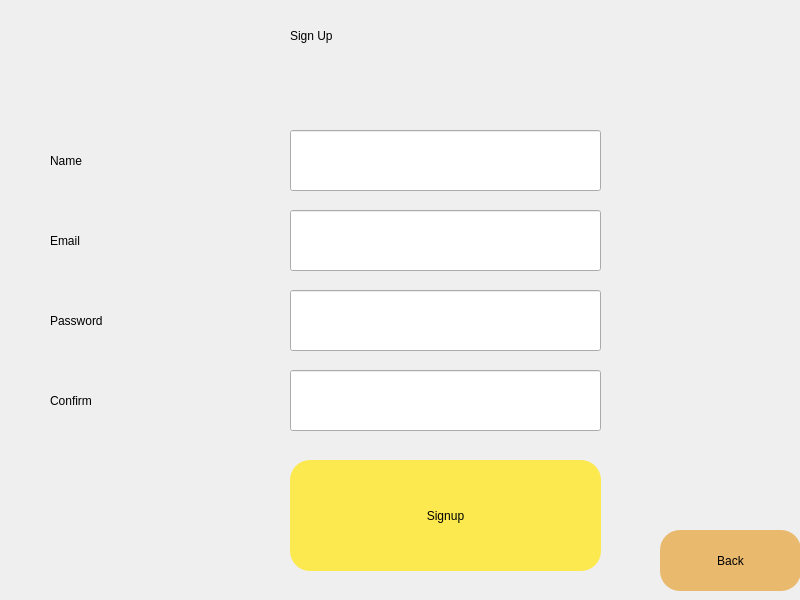
<?xml version="1.0" encoding="UTF-8"?>
<ui version="4.0">
 <class>bgwidget</class>
 <widget class="QDialog" name="bgwidget">
  <property name="geometry">
   <rect>
    <x>0</x>
    <y>0</y>
    <width>800</width>
    <height>600</height>
   </rect>
  </property>
  <property name="windowTitle">
   <string>Dialog</string>
  </property>
  <property name="styleSheet">
   <string notr="true">QWidget

#bgwidget { background: qlineargradient(spread:pad, x1:0, y1:0, x2:1, y2:1, stop:0 rgba(92, 149, 255, 255), stop:1 rgba(255, 255, 255, 255))}</string>
  </property>
  <widget class="QLabel" name="label">
   <property name="geometry">
    <rect>
     <x>290</x>
     <y>0</y>
     <width>381</width>
     <height>71</height>
    </rect>
   </property>
   <property name="styleSheet">
    <string notr="true">font: 48pt &quot;Ubuntu&quot;;</string>
   </property>
   <property name="text">
    <string>Sign Up</string>
   </property>
  </widget>
  <widget class="QPushButton" name="signup_btn">
   <property name="geometry">
    <rect>
     <x>290</x>
     <y>460</y>
     <width>311</width>
     <height>111</height>
    </rect>
   </property>
   <property name="styleSheet">
    <string notr="true">border-radius: 20px;
background-color: rgb(252, 233, 79);
font: 32pt &quot;Ubuntu&quot;;</string>
   </property>
   <property name="text">
    <string>Signup</string>
   </property>
  </widget>
  <widget class="QLineEdit" name="emailfield">
   <property name="geometry">
    <rect>
     <x>290</x>
     <y>210</y>
     <width>311</width>
     <height>61</height>
    </rect>
   </property>
  </widget>
  <widget class="QLineEdit" name="passwordfield">
   <property name="geometry">
    <rect>
     <x>290</x>
     <y>290</y>
     <width>311</width>
     <height>61</height>
    </rect>
   </property>
   <property name="text">
    <string/>
   </property>
  </widget>
  <widget class="QLabel" name="label_2">
   <property name="geometry">
    <rect>
     <x>50</x>
     <y>210</y>
     <width>281</width>
     <height>61</height>
    </rect>
   </property>
   <property name="styleSheet">
    <string notr="true">font: 36pt &quot;Ubuntu&quot;;</string>
   </property>
   <property name="text">
    <string>Email</string>
   </property>
  </widget>
  <widget class="QLabel" name="label_3">
   <property name="geometry">
    <rect>
     <x>50</x>
     <y>290</y>
     <width>281</width>
     <height>61</height>
    </rect>
   </property>
   <property name="styleSheet">
    <string notr="true">font: 36pt &quot;Ubuntu&quot;;</string>
   </property>
   <property name="text">
    <string>Password</string>
   </property>
  </widget>
  <widget class="QLabel" name="error">
   <property name="geometry">
    <rect>
     <x>290</x>
     <y>430</y>
     <width>321</width>
     <height>31</height>
    </rect>
   </property>
   <property name="styleSheet">
    <string notr="true">color: rgb(239, 41, 41);</string>
   </property>
   <property name="text">
    <string/>
   </property>
  </widget>
  <widget class="QPushButton" name="login_btn">
   <property name="geometry">
    <rect>
     <x>660</x>
     <y>530</y>
     <width>141</width>
     <height>61</height>
    </rect>
   </property>
   <property name="styleSheet">
    <string notr="true">border-radius: 20px;
background-color: rgb(233, 185, 110);
font: 24pt &quot;Ubuntu&quot;;</string>
   </property>
   <property name="text">
    <string>Back</string>
   </property>
  </widget>
  <widget class="QLineEdit" name="confirmpasswordfield">
   <property name="geometry">
    <rect>
     <x>290</x>
     <y>370</y>
     <width>311</width>
     <height>61</height>
    </rect>
   </property>
   <property name="text">
    <string/>
   </property>
  </widget>
  <widget class="QLabel" name="label_4">
   <property name="geometry">
    <rect>
     <x>50</x>
     <y>370</y>
     <width>281</width>
     <height>61</height>
    </rect>
   </property>
   <property name="styleSheet">
    <string notr="true">font: 36pt &quot;Ubuntu&quot;;</string>
   </property>
   <property name="text">
    <string>Confirm</string>
   </property>
  </widget>
  <widget class="QLineEdit" name="namefield">
   <property name="geometry">
    <rect>
     <x>290</x>
     <y>130</y>
     <width>311</width>
     <height>61</height>
    </rect>
   </property>
   <property name="text">
    <string/>
   </property>
  </widget>
  <widget class="QLabel" name="label_5">
   <property name="geometry">
    <rect>
     <x>50</x>
     <y>130</y>
     <width>281</width>
     <height>61</height>
    </rect>
   </property>
   <property name="styleSheet">
    <string notr="true">font: 36pt &quot;Ubuntu&quot;;</string>
   </property>
   <property name="text">
    <string>Name</string>
   </property>
  </widget>
  <zorder>label</zorder>
  <zorder>signup_btn</zorder>
  <zorder>emailfield</zorder>
  <zorder>label_2</zorder>
  <zorder>label_3</zorder>
  <zorder>error</zorder>
  <zorder>login_btn</zorder>
  <zorder>confirmpasswordfield</zorder>
  <zorder>label_4</zorder>
  <zorder>passwordfield</zorder>
  <zorder>namefield</zorder>
  <zorder>label_5</zorder>
 </widget>
 <resources/>
 <connections/>
</ui>
